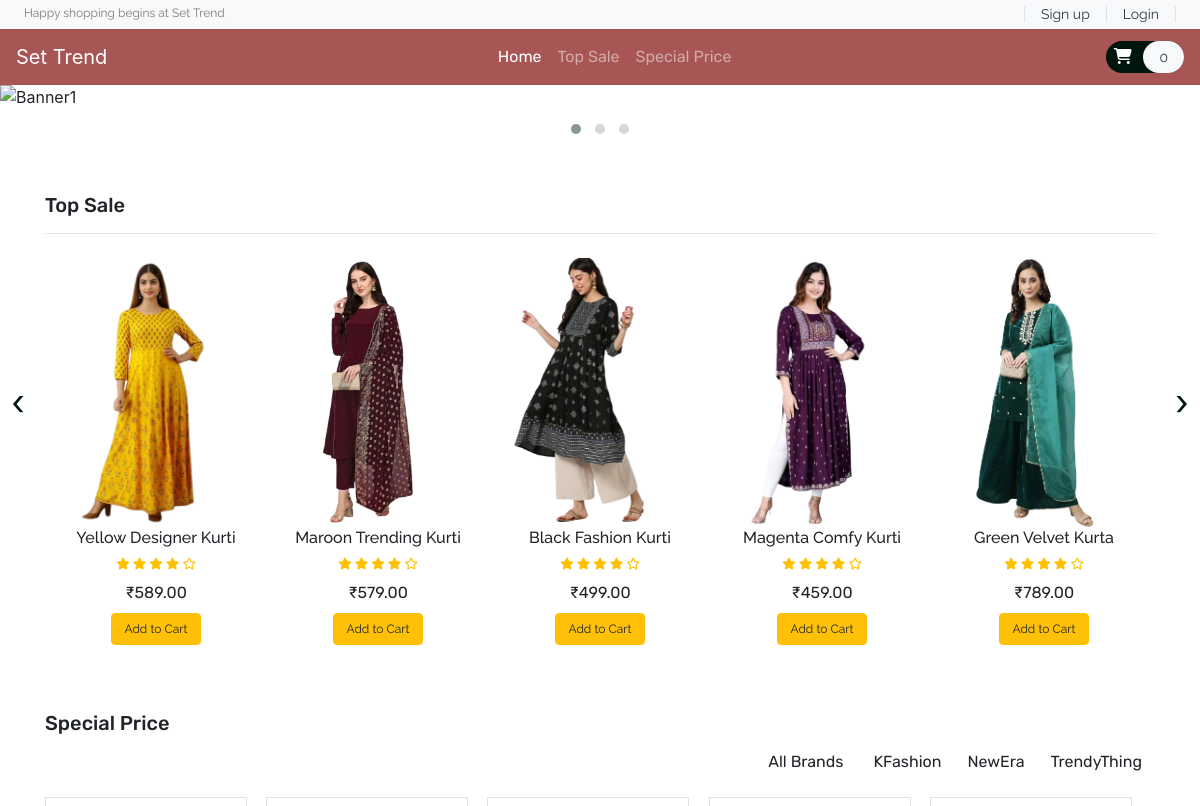
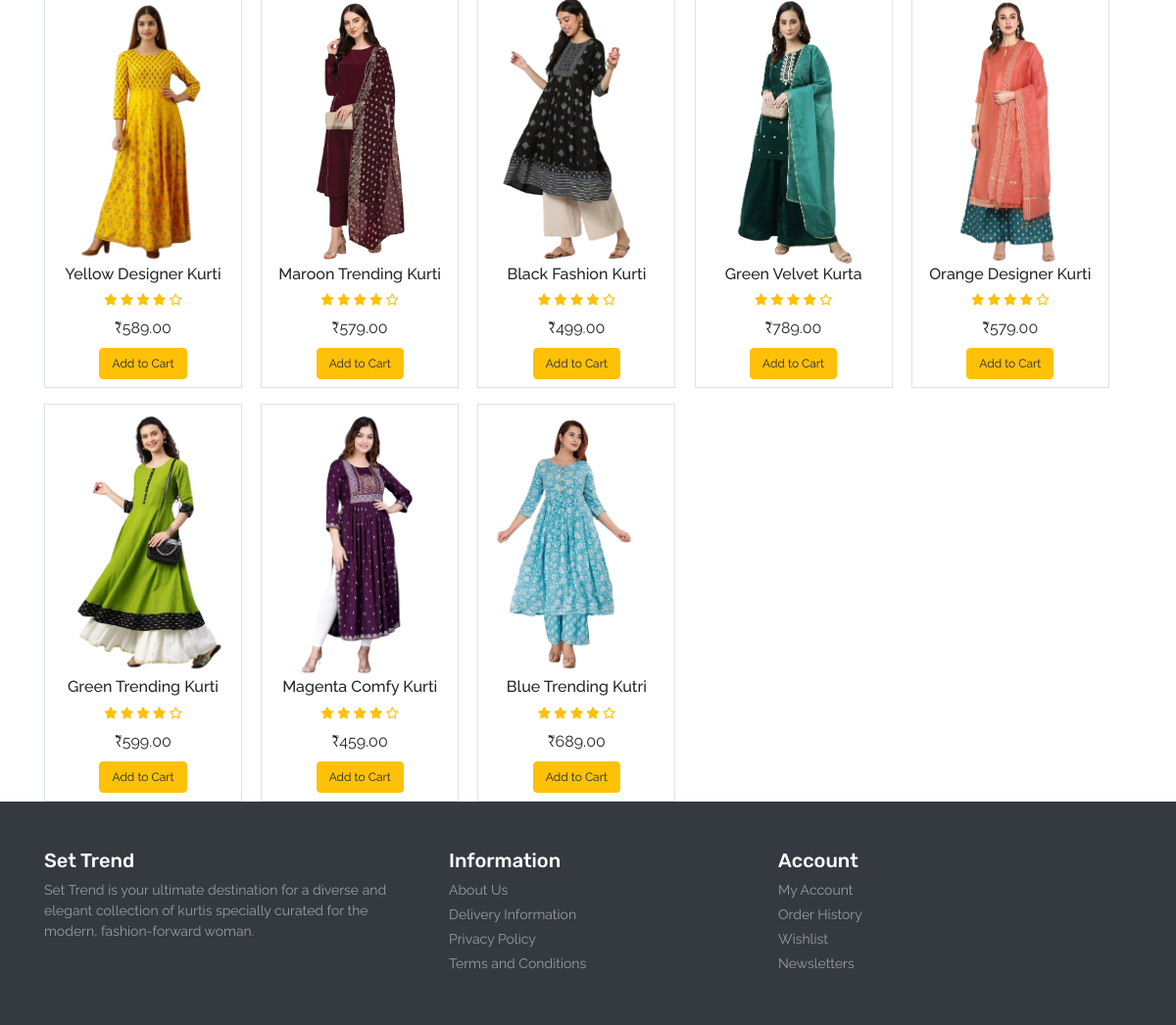
The page / on the database its author committed (2 pictures, top to bottom).
### tables this page shows
CREATE TABLE `product` (
  `item_id` int(11) NOT NULL,
  `item_brand` varchar(200) NOT NULL,
  `item_name` varchar(255) NOT NULL,
  `item_price` double(10,2) NOT NULL,
  `item_image` varchar(255) NOT NULL,
  `item_register` datetime DEFAULT NULL
);

### database/DBController.php (called while the page is built, shortened)
<?php
class DBController
{
    protected $host = 'localhost';
    protected $user = 'root';
    protected $password = '';
    protected $database = "settrend";
    public function __construct()
    {
        $this->con = mysqli_connect($this->host, $this->user, $this->password, $this->database);
    }
}

### functions.php (called while the page is built, shortened)
<?php
require ('database/DBController.php');
require ('database/Product.php');
$db = new DBController();
$product = new Product($db);
$product_shuffle = $product->getData();

### database/Product.php (called while the page is built, shortened)
<?php
class Product
{
    public $db = null;
    public function __construct(DBController $db)
    {
        $this->db = $db;
    }
    public function getData($table = 'product'){
        $result = $this->db->con->query("SELECT * FROM {$table}");
        $resultArray = array();
        while ($item = mysqli_fetch_array($result, MYSQLI_ASSOC)){
            $resultArray[] = $item;
        }
        return $resultArray;
    }
}

### Template/_general-special-price.php (the view, shortened to what this page needs)
<?php
    $brand = array_map(function($pro){ return $pro['item_brand'];},$product_shuffle);
    $unique = array_unique($brand);
    sort($unique);
    shuffle($product_shuffle);
?>
<section id="special-price">
    <div class="container">
        <h4 class="font-rubik font-size-20">Special Price</h4>
        <div id="filters" class="button-group text-right font-rubik font-size-16">
            <button class="btn is-checked" data-filter="*">All Brands</button>
            <?php
                array_map(function($brand){
                    printf('<button class="btn" data-filter=".%s">%s</button>',$brand,$brand);
                },$unique);
            ?>
        </div>
        <div class="grid">
            <?php array_map(function($item) use($in_cart){?>
            <div class="grid-item border <?php echo $item['item_brand'] ?? "Brand"; ?>">
                <div class="item py-2" style="width: 200px;">
                    <div class="product font-rale">
                        <a href="<?php printf('%s?item_id=%s','product.php',$item['item_id']) ?>"><img src="<?php echo $item['item_image'] ?? "./img/Shop/a3.png" ?>" alt="product1" style="height:270px;width:auto;"></a>
                        <div class="text-center">
                            <h6><?php echo $item['item_name'] ?? "Unknown"; ?></h6>
                            <div class="rating text-warning font-size-12">
                                <span><i class="fas fa-star"></i></span>
                                <span><i class="fas fa-star"></i></span>
                                <span><i class="fas fa-star"></i></span>
                                <span><i class="fas fa-star"></i></span>
                                <span><i class="far fa-star"></i></span>
                            </div>
                            <div class="price py-2">
                                <span> &#8377;<?php echo $item['item_price'] ?? 0 ?></span>
                            </div>
                            <form method="post">
                                <?php
                                    echo '<button type="submit" name="special_price_submit" class="btn btn-warning font-size-12">Add to Cart</button>';
                                ?>
                            </form>
                        </div>
                    </div>
                </div>
            </div>
            <?php },$product_shuffle) ?>
        </div>
    </div>
</section>

### Template/_general-top-sale.php (shortened to what this page needs)
<?php
    shuffle($product_shuffle);
?>
<section id="top-sale">
    <div class="container py-5">
        <h4 class="font-rubik font-size-20">Top Sale</h4>
        <hr>
        <div class="owl-carousel owl-theme">
            <?php foreach($product_shuffle as $item){?>
            <div class="item py-2">
                <div class="product font-rale">
                    <div class="d-flex flex-column">
                        <a href="<?php printf('%s?item_id=%s','product.php',$item['item_id']) ?>"><img src="<?php echo $item['item_image'] ?? "./img/Shop/a1.png"; ?>" alt="product1" style="height:270px;width:auto;"></a>
                        <div class="text-center">
                            <h6><?php echo $item['item_name'] ?? "Unknown"; ?></h6>
                            <div class="rating text-warning font-size-12">
                                <span><i class="fas fa-star"></i></span>
                                <span><i class="fas fa-star"></i></span>
                                <span><i class="fas fa-star"></i></span>
                                <span><i class="fas fa-star"></i></span>
                                <span><i class="far fa-star"></i></span>
                            </div>
                            <div class="price py-2 font-rubik">
                                <span> &#8377;<?php echo $item['item_price'] ?? '0'; ?></span>
                            </div>
                            <form method="post">
                                <?php
                                    echo '<button type="submit" name="top_sale_submit" class="btn btn-warning font-size-12">Add to Cart</button>';
                                ?>
                            </form>
                        </div>
                    </div>
                </div>
            </div>
            <?php } ?>
        </div>
    </div>
</section>

### HTML Template/style.css (style rules this page uses)
button, button:focus { outline: none !important; box-shadow: none !important; }
.font-rale { font-family: "Raleway", cursive; }
.font-rubik { font-family: "Rubik", cursive; }
.font-size-12 { font-size: 12px; }
.font-size-16 { font-size: 16px; }
.font-size-20 { font-size: 20px; }
#top-sale .owl-carousel .item .product a { overflow: hidden; }
#top-sale .owl-carousel .item .product img { transition: transform 0.5s ease; }
#special-price .grid .grid-item { margin-right: 1.2rem; margin-top: 1rem; }

### rows shown on the page
product: item_image (picture), item_name "Yellow Designer Kurti", item_price "589.00"
product: item_image (picture), item_name "Maroon Trending Kurti", item_price "579.00"
product: item_image (picture), item_name "Black Fashion Kurti", item_price "499.00"
product: item_image (picture), item_name "Magenta Comfy Kurti", item_price "459.00"
product: item_image (picture), item_name "Green Velvet Kurta", item_price "789.00"
product: item_brand "KFashion", item_image (picture), item_name "Blue Trending Kutri", item_price "689.00"
product: item_image (picture), item_name "Orange Designer Kurti", item_price "579.00"
product: item_image (picture), item_name "Green Trending Kurti", item_price "599.00"

### other values the page prints
$brand "NewEra TrendyThing"
